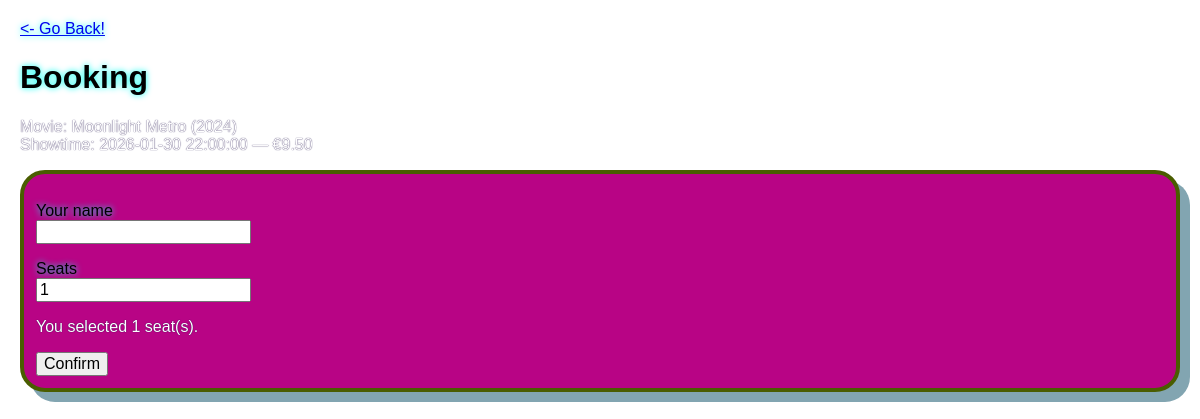
Page /book.php?showtime_id=1 on the committed database.
### tables this page shows
CREATE TABLE `Showtimes` (
  `Showtime_ID` int(11) NOT NULL,
  `Movie` int(11) NOT NULL,
  `Datetime` datetime NOT NULL,
  `Price` decimal(6,2) NOT NULL
);

CREATE TABLE `Movies` (
  `Movie_ID` int(11) NOT NULL,
  `Movie_Title` varchar(150) NOT NULL,
  `Movie_Runtime` int(3) NOT NULL
);

### book.php (the view, shortened to what this page needs)
<?php
require "config.php";
$showtimeId = isset($_GET["showtime_id"]) ? (int)$_GET["showtime_id"] : 0;
$infoRes = $conn->query("
  SELECT s.Showtime_ID, s.Datetime, s.Price, m.Movie_Title
  FROM Showtimes s
  JOIN Movies m ON m.Movie_ID = s.Movie
  WHERE s.Showtime_ID = $showtimeId
");
$info = $infoRes->fetch_assoc();
?>
<!doctype html>
<html>
<head>
  <link rel="stylesheet" href="style.css">
</head>
<body>
  <a href="index.php"><- Go Back!</a>
  <h1>Booking</h1>
  <p class="small">
    Movie: <?php echo htmlspecialchars($info["Movie_Title"]); ?><br>
    Showtime: <?php echo htmlspecialchars($info["Datetime"]); ?> — €<?php echo number_format((float)$info["Price"], 2); ?>
  </p>
  <div class="card">
    <form method="post">
      <p>
        <label>Your name<br>
          <input type="text" name="Client_Name" required>
        </label>
      </p>
      <p>
        <label>Seats<br>
          <input type="number" name="No_of_Seats" min="1" value="1" required>
        </label>
      </p>
      <p id="jsInfo" class="small">You selected 1 seat(s).</p>
      <button type="submit">Confirm</button>
    </form>
  </div>
</body>
</html>

### style.css (style rules this page uses)
body { font-family: Arial, sans-serif; text-shadow: 0 0 6px #00fff2; margin: 20px; background-image: url("https://static.vecteezy.com/system/resources/thumbnails/043/555/242/small/realistic-3d-cinema-film-strip-in-perspective-isolated-on-blue-background-template-cinema-festival-movie-design-cinema-film-strip-for-ad-poster-presentation-show-brochure-banner-or-flyer-vector.jpg"); background-size: cover; }
.card { border: 4px solid #4a5d00; padding: 12px; margin: 12px 0; background-color: #b80485; border-radius: 25px; box-shadow: 10px 10px rgb(130, 165, 177); }
.small { color: #ffffff; font-size: 16px; text-shadow: 0 0 1px #120040; }
a, button, input { font: inherit; }

### rows in the picture
showtimes: Movie.Movie_Title "Moonlight Metro (2024)", Datetime "2026-01-30 22:00:00", Price "9.50"
